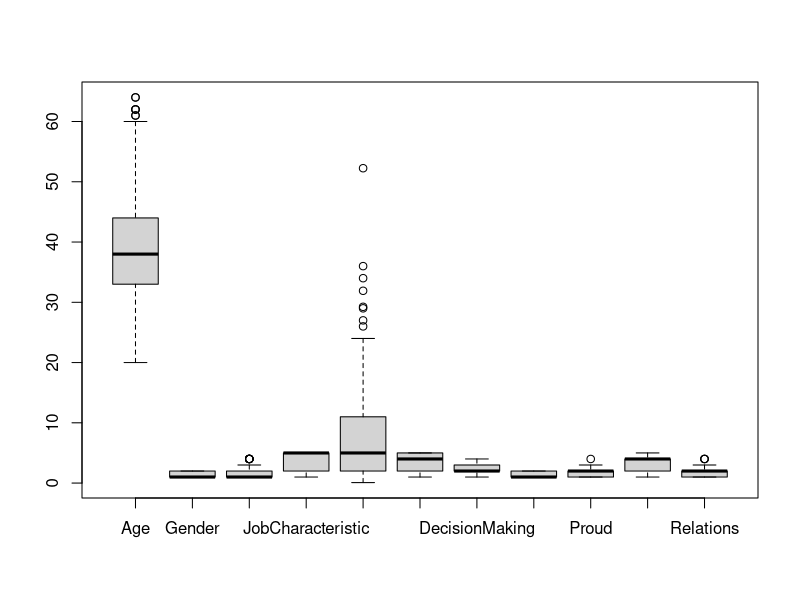
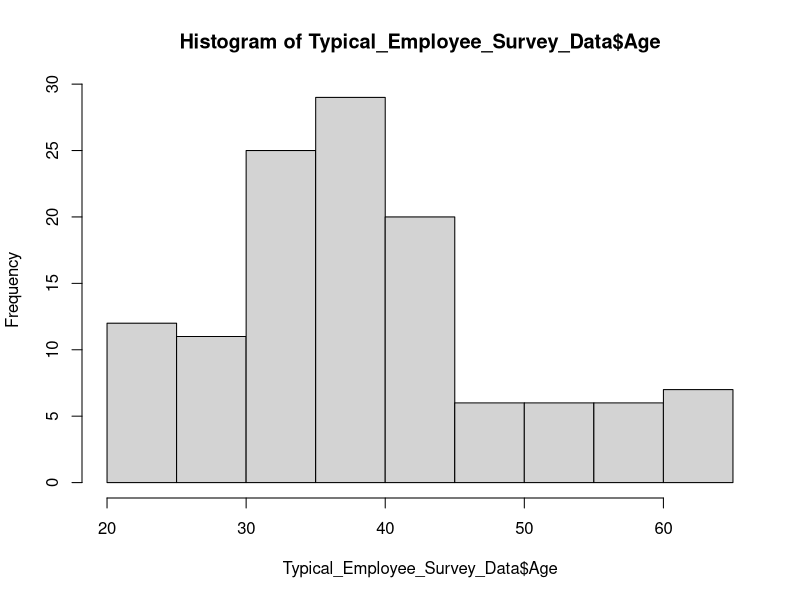
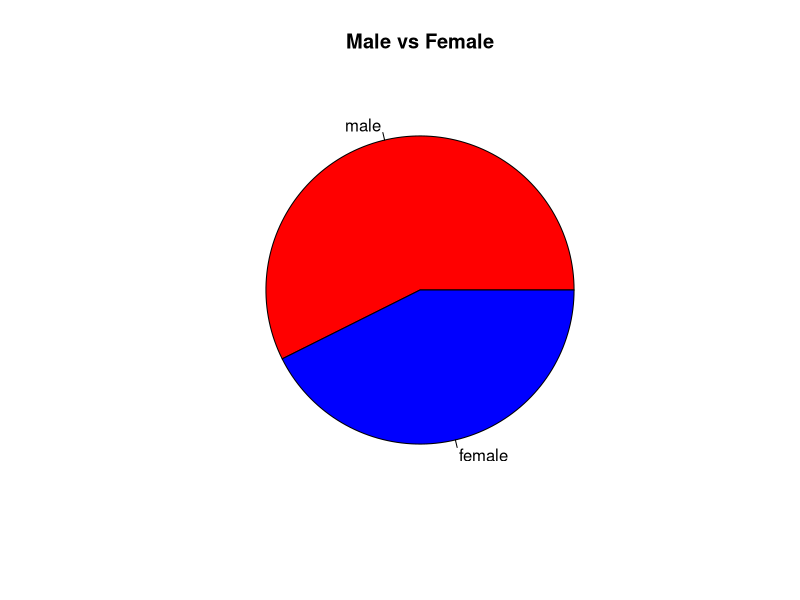
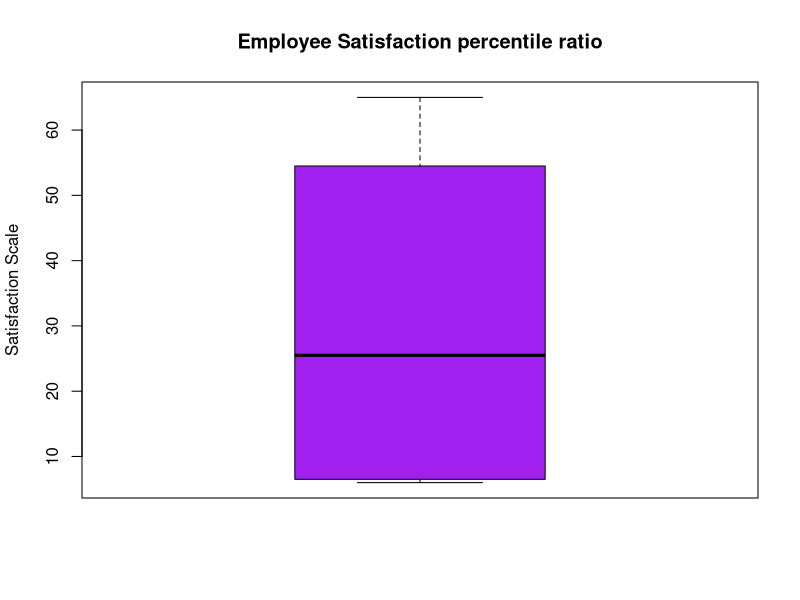
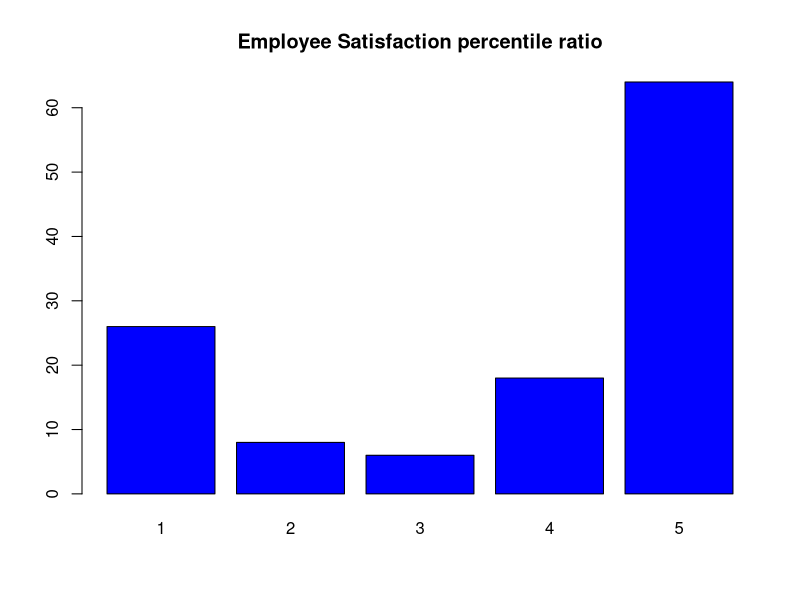
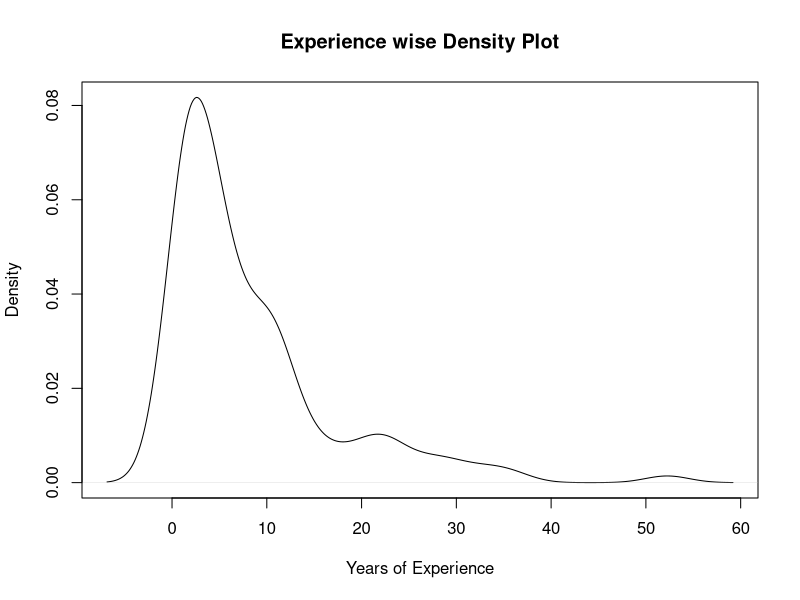
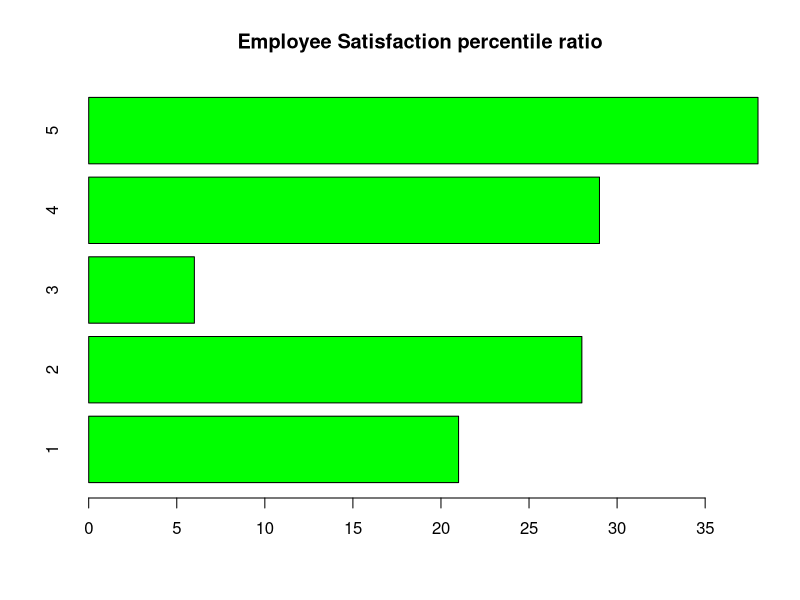
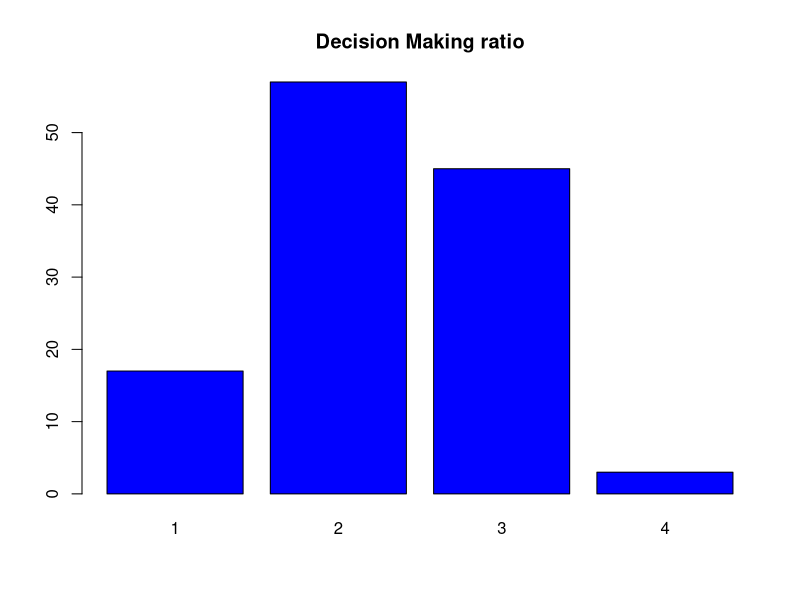

These charts were generated, in order, by the following R code:
## ---- chunk 1
library(readxl)
Typical_Employee_Survey_Data <-read_excel("Typical_Employee_Survey_Data.xlsx",col_names = FALSE)
## ---- chunk 2
colnames(Typical_Employee_Survey_Data) <- c("Age", "Gender", "JobSatisfaction", "JobCharacteristic", "WorkExperience", "Promotion", "DecisionMaking", "BudgetaryDecisions", "Proud", "RejectingOtherJobs", "Relations")
head(Typical_Employee_Survey_Data)
## ---- chunk 3
sapply(Typical_Employee_Survey_Data,fivenum)
boxplot(Typical_Employee_Survey_Data)
## ---- chunk 4
Typical_Employee_Survey_Data$Gender <- factor(Typical_Employee_Survey_Data$Gender, labels = c("male","female"))
Typical_Employee_Survey_Data$RejectingOtherJobs <- factor(Typical_Employee_Survey_Data$RejectingOtherJobs, labels = c("Very Likely","Likely","Not Sure","Unlikely","Very Unlikely"))
Typical_Employee_Survey_Data$BudgetaryDecisions <- factor(Typical_Employee_Survey_Data$BudgetaryDecisions, labels = c("Yes","No"))
head(Typical_Employee_Survey_Data)
## ---- chunk 5
hist(Typical_Employee_Survey_Data$Age)
Gender_count <- table(Typical_Employee_Survey_Data$Gender)
pie(Gender_count,labels <- c("male","female"),col = c("red","blue"),main='Male vs Female')
JobSatifaction_count <- table(Typical_Employee_Survey_Data$JobSatisfaction)
boxplot(JobSatifaction_count, main = "Employee Satisfaction percentile ratio",ylab="Satisfaction Scale",col = c("purple") )
JobCharacteristic_count <- table(Typical_Employee_Survey_Data$JobCharacteristic)
barplot(JobCharacteristic_count , main = "Employee Satisfaction percentile ratio",col = c("blue") )
data <- rnorm(100)
density_data <- density(Typical_Employee_Survey_Data$WorkExperience)
plot(density_data, main = "Experience wise Density Plot", xlab = "Years of Experience", ylab = "Density")
promotion_count <- table(Typical_Employee_Survey_Data$Promotion)
barplot(promotion_count  , main = "Employee Satisfaction percentile ratio",col = c("green"), horiz = TRUE)
decision_making <- table(Typical_Employee_Survey_Data$DecisionMaking)
barplot(decision_making   , main = "Decision Making ratio",col = c("blue"), horiz = FALSE)
budgetary_dec_count <- table(Typical_Employee_Survey_Data$BudgetaryDecisions)
pie(budgetary_dec_count , labels = c("Yes","No"), col = c("green","red"), main = "Budget Decision pie Chart")
proud_fb_count <- table(Typical_Employee_Survey_Data$Proud)
pie(proud_fb_count  , labels = c("Very Proud","Somewhat Proud","Indifferent","Not At All Proud"), col = c("green","pink","red","yellow"), main = "Feedback of being proud ratio")
proud_another_job <- table(Typical_Employee_Survey_Data$RejectingOtherJobs)
barplot(proud_another_job,main="payscale Comparison",col = c("green"))
relations_job <- table(Typical_Employee_Survey_Data$Relations)
pie(relations_job, labels = c("Very Good","Good","Bad","Very Bad"), col = c("blue","red","black","orange"), main = "Employee Relation ratio")
## ---- chunk 6
plot(Typical_Employee_Survey_Data$Age,Typical_Employee_Survey_Data$WorkExperience,main = "Age vs years of Experience Relation Scatterplot",xlab = "Age", ylab = "Work Experience",col = "red", pch = 16)
plot(Typical_Employee_Survey_Data$JobSatisfaction,Typical_Employee_Survey_Data$JobCharacteristic,main = "Job Satisfaction vs Job Characteristics of Experience Relation Scatterplot",xlab = "Job Satisfaction", ylab = "Job Characteristics",col = "orange", pch = 16)
plot(Typical_Employee_Survey_Data$JobSatisfaction,Typical_Employee_Survey_Data$Relations,main = "Job Satisfaction vs Job Relation Scatterplot",xlab = "Job Satisfaction", ylab = "Job Relation",col = "blue", pch = 16)
plot(Typical_Employee_Survey_Data$Relations,Typical_Employee_Survey_Data$WorkExperience,main = "Relations with colleagues as per years of Experience Relation Scatterplot",xlab = "Job Relations", ylab = "Work Experience",col = "green", pch = 16)
